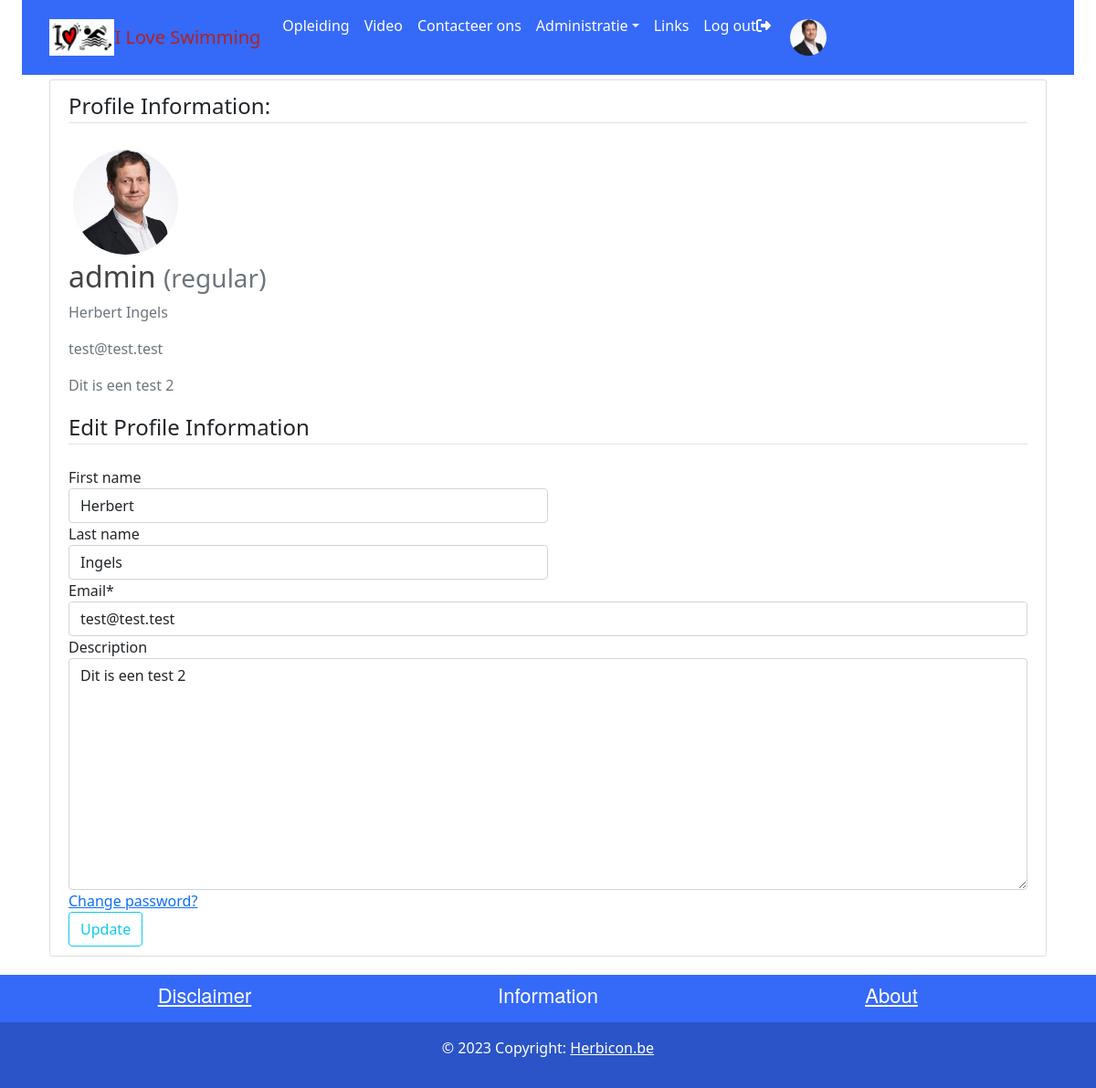
The page /profile/admin (signed in) on the database its author committed.
### users/models.py (models this page shows, shortened)
class CustomUser(AbstractUser):
    STATUS= (
        ('regular', 'regular'),
        ('subscriber','subscriber'),
        ('moderator','moderator')
    )
    def image_upload_to(self, instance=None):
        if instance:
            return os.path.join("Users", instance)
        return None
    email = models.EmailField(unique=True)
    status = models.CharField(max_length=100, choices=STATUS, default='regular')
    description = models.TextField('Description', max_length=600, default='', blank=True)
    image = models.ImageField(default='default/avatar.png',upload_to=image_upload_to)
    follows = models.ManyToManyField("self",related_name="followed_by", symmetrical=False,blank=True)

### users/views.py (the view, shortened to what this page needs)
# urls.py: path('profile/<username>', views.profile, name='profile'),
@login_required
def profile(request, username):
    user = get_user_model().objects.filter(username=username).first()
    if user:
        form = UserUpdateForm(instance=user)
        return render(
            request=request,
            template_name ="users/profile.html",
            context={"form":form}
        )
    return redirect("homepage")

### users/forms.py
class UserUpdateForm(forms.ModelForm):
    email = forms.EmailField()
    class Meta:
        model = get_user_model()
        fields = ['first_name','last_name','email','image','description']

### users/templates/users/profile.html (shortened to what this page needs)
{% extends "main/header.html" %}
{% load crispy_forms_tags %}
{% block content %}
<div class="content-section col-lg-12 col-md-12 col-sm-12 tutorial-style" style="min-height:65vh;">
    <legend class="border-bottom mb-4">Profile Information:</legend>
    <form method="POST" enctype="multipart/form-data">
        <div class="media">
            {% if user.username == form.instance.username %}
                    <label for="id_image">
                        <img class="rounded-circle account-img profile-image"
                            style="cursor: pointer"
                            src="{{form.instance.image.url}}"
                            title="Upload new image">
                    </label>
            {% else %}
                <img class="rounded-circle account-img profile-image", src="{{form.instance.image.url}}">
            {% endif %}
            <div class="media-body">
                <h2 class="account-heading">{{ form.instance.username }}
                    <small class="text-muted">({{ form.instance.status }})</small>
                </h2>
                <p class="text-secondary">{{ form.instance.first_name }} {{ form.instance.last_name }}</p>
                <p class="text-secondary">{{ form.instance.email }}</p>
                <p class="text-secondary">{{ form.instance.description }}</p>
            </div>
        </div>
        {% if user.username == form.instance.username %}
            <fieldset class="form-group">
                <legend class="border-bottom mb-4">Edit Profile Information</legend>
                <div class="form-row">
                    <div class="form-group col-md-6 mb-0">
                        {{ form.first_name|as_crispy_field }}
                    </div>
                    <div class="form-group col-md-6 mb-0">
                        {{ form.last_name|as_crispy_field }}
                    </div>
                </div>
                {{ form.email|as_crispy_field }}
                {{ form.description|as_crispy_field }}
                <a href="{% url 'password_change' %}">Change password?</a>
            </fieldset>
            <div class="form-group">
                <button class="btn btn-outline-info" type="submit">Update</button>
            </div>
        {% endif %}
    </form>
</div>
{% endblock content %}

### main/templates/main/navbar.html (shortened to what this page needs)
    <link href="https://cdn.jsdelivr.net/npm/bootstrap@5.0.0/dist/css/bootstrap.min.css" rel="stylesheet">
<header class="site-header" style="margin-bottom: 5px">
    <div class="container-fluid">
        <nav class="navbar navbar-expand-lg" style="background-color: rgb(53, 105, 248);">
                <div class="container">
                        <img src="/static/images/favicon.png" alt="Logo"   height="40" class="d-inline-block align-text-center">
                        <a class="navbar-brand" style="color: firebrick;"href="{%url 'index'%}"> I Love Swimming</a>
                            <div class="collapse navbar-collapse" id="collapsibleNavbar">
                                <ul class="navbar-nav me-auto mb-2 mb-lg-0">
                                        {% if user.is_authenticated %}
                                            <li class="nav-item">
                                                <a class="nav-link" href="{%url 'homepage'%}">Opleiding</a>
                                            </li>
                                            <li class="nav-item">
                                                <a class="nav-link" href="{%url 'video'%}">Video</a>
                                            </li>
                                        {% endif %}
                                            <li class="nav-item">
                                                <a class="nav-link" href="{% url 'contact' %}">Contacteer ons</a>
                                            </li>
                                    {% if user.is_authenticated %}
                                        {% if user.is_superuser %}
                                            <li class="nav-item dropdown">
                                                <a class="nav-link dropdown-toggle" href="#" role="button" data-bs-toggle="dropdown">Administratie</a>
                                            </li>
                                        {% endif %}
                                            <li class="nav-item">
                                                <a class="nav-link" href="{% url 'links' %}">Links</a>
                                            </li>
                                            <li class="nav-item" >
                                                <a class="nav-link" href="{% url 'logout' %}">Log out<i class="fas fa-sign-out-alt"></i></a>
                                            </li>
                                            <li class="nav-item align-content-end">
                                                <a class="nav-link" href="{% url 'profile' user.username %}">
                                            <img class="rounded-circle account-img profile-image" style="height: 50px;width: 50px; "  , src="{{user.image.url}}"></a>
                                            </li>
                                    {% endif %}
                                </ul>
                        </div>
                </div>
        </nav>
    </div>
</header>

### main/static/main/main.css (style rules this page uses)
:root { --footercolor: #003F72; --navbarcolor: #003F72; --btncolor: #003F72; --socialcolor: #003F72; --brightText: #ffffff; }
body { background: #fafafa; }
h1, h2, h3, h4, h5, h6 { color: #444444; }
.site-header .navbar-nav .nav-link { color: var(--brightText); }
.content-section { background: #ffffff; padding: 10px 20px; border: 1px solid #dddddd; border-radius: 3px; margin-bottom: 20px; }
.profile-image { width: 125px; height: 125px; padding: 5px; }

### rows shown on the page
CustomUser: image (picture), instance.image (picture), instance.username "admin", instance.status "regular", instance.first_name "Herbert", instance.last_name "Ingels", instance.email "test@test.test", instance.description "Dit is een test 2", first_name "Herbert", last_name "Ingels", email "test@test.test", description "Dit is een test 2"
